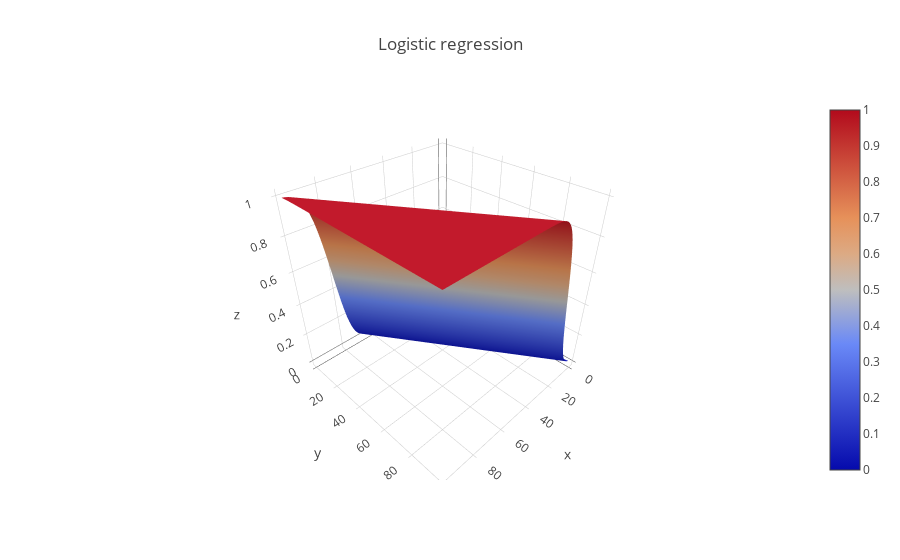

This figure's notebook cell:
### Markdown cell above
上图可见, z轴代表的$\hat{y}$的取值范围是$[-\infty,+\infty ]$, 现在我们将$\hat{y}$代入$sigmoid$函数, 把$\hat{y}$映射为概率, 稍后会对这个函数做详细讲解: $\hat{p}=sigmoid(\hat{y}) \quad \hat{p} \in (0,1)$   
下图可见, z轴代表的$\hat{p}$的取值范围被映射到了$(0,1 )$

### Code cell
# 定义sigmoid函数
def sigmoid(z):
    return 1 / (1 + np.exp(-z))
p_hat = sigmoid(y_hat)
data = [go.Surface(z=p_hat)]
layout = go.Layout(title="Logistic regression")
fig = go.Figure(data=data, layout=layout)
iplot(fig)

### Figure 1 — Plotly figure (JSON) as saved in the notebook; plotly's stock layout.template omitted (floating-point values rounded to 4 significant figures; data arrays with more than 128 entries replaced by an {"elided": "..."} marker saying what was removed)
{"data": [{"type": "surface", "z": {"elided": "100x100 float values"}}], "layout": {"title": "Logistic regression"}}
